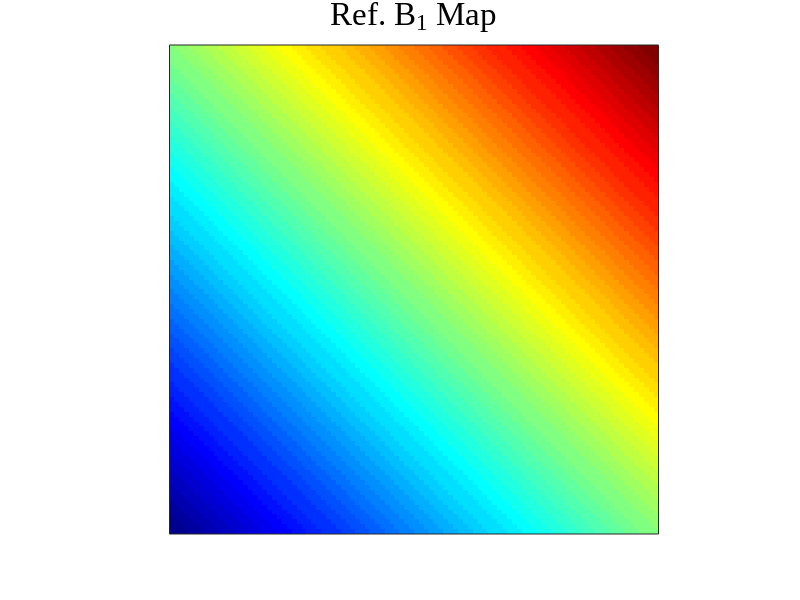
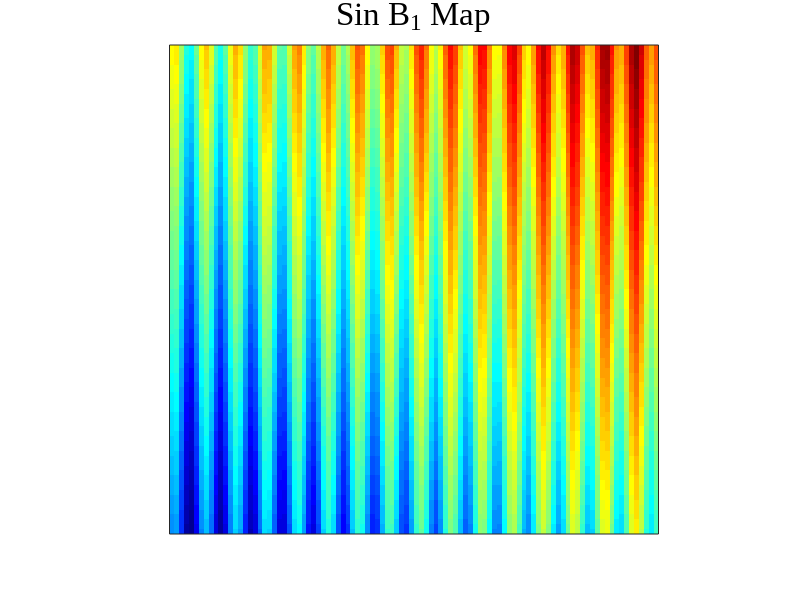
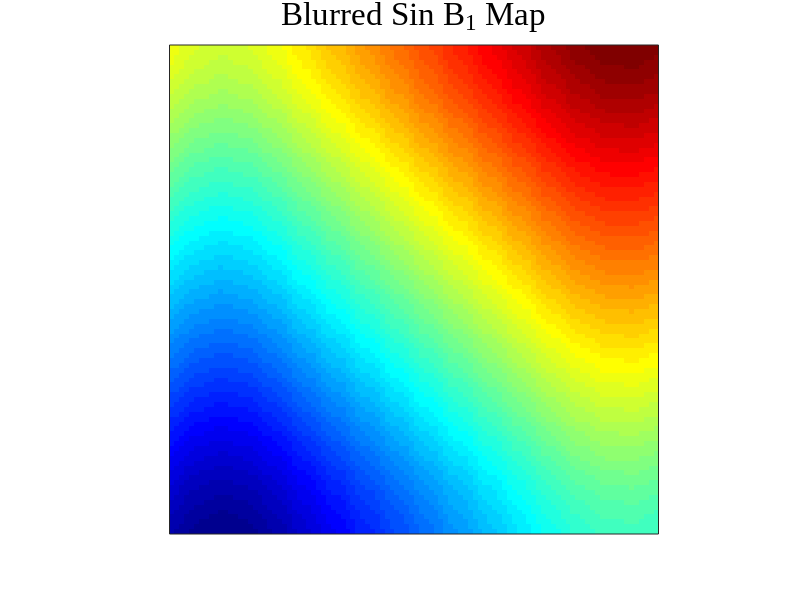
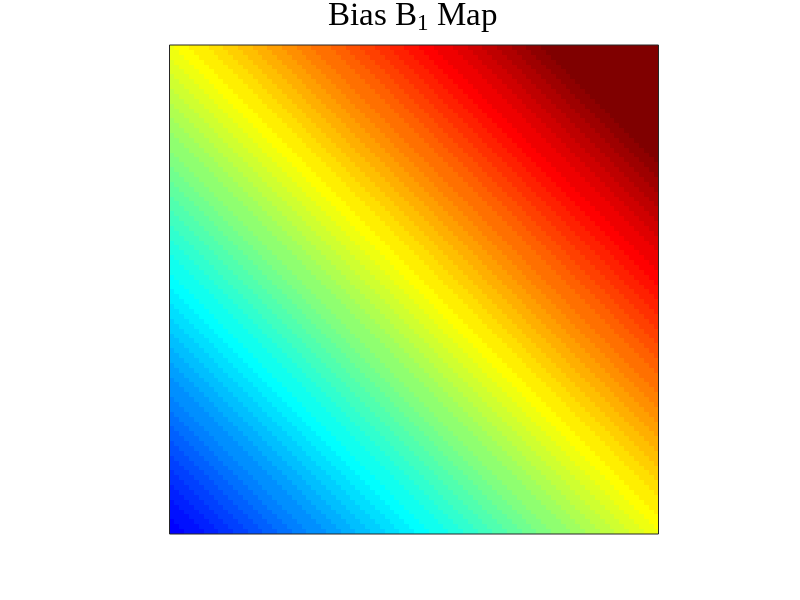

Write the MATLAB code that produced these figures, in order. (Note: this script raises an error after producing the figures.)
%% simuBlurAndHistAnalysis
% Exploratory analysis of to explore why histograms and correlations were 
% used for the paper analysis
%

%% Initial setup
%

clear all
close all
clc

%% Globals
%

figIndex = 0;
imDims = [100, 100];
diagionalRotationAngle = 90;
b1MapRescaleFactor = 0.5;

sinB1MapAmpl = 0.2;
sinB1MapFreq = 1;
%% Generate ideal "Ref" B1 map with diagonal gradient
%

[Xgrad, Ygrad] = meshgrid(1:imDims(1),1:imDims(2));

diagionalGrad = Xgrad+Ygrad;

b1map_tmp = imrotate(diagionalGrad, diagionalRotationAngle); % Rotate to get prefered diagonal orientation, only a visual preference.

b1Map_ref = b1map_tmp./max(b1map_tmp(:))+b1MapRescaleFactor;

figIndex = figIndex+1; figure(figIndex), imagesc(b1Map_ref), axis image, set(gca, 'XTick', [], 'YTick', []), colormap(jet), title('Ref. B_1 Map', 'FontSize', 24, 'FontName', 'TimesNewRoman', 'FontWeight', 'normal')

% Cleanup variables that are of no use anymore
clear b1map_tmp diagionalGrad

%% Create a b1map with sinusoid superimpose to simulate a regular imprecision or artefact
%

sinB1Map = b1Map_ref + sinB1MapAmpl * sin(sinB1MapFreq * Xgrad);

figIndex = figIndex+1; figure(figIndex), imagesc(sinB1Map), axis image, set(gca, 'XTick', [], 'YTick', []), colormap(jet), title('Sin B_1 Map', 'FontSize', 24, 'FontName', 'TimesNewRoman', 'FontWeight', 'normal')

%% Blur sinB1Map to remove artefact
%

blurredSinB1Map = imgaussfilt(sinB1Map, 10);

figIndex = figIndex+1; figure(figIndex), imagesc(blurredSinB1Map), axis image, set(gca, 'XTick', [], 'YTick', []), colormap(jet), title('Blurred Sin B_1 Map', 'FontSize', 24, 'FontName', 'TimesNewRoman', 'FontWeight', 'normal')


%% Create a b1map with a systemic bias
%

biasB1Map = b1Map_ref + 0.1;

figIndex = figIndex+1; figure(figIndex), imagesc(biasB1Map), axis image, set(gca, 'XTick', [], 'YTick', []), colormap(jet), title('Bias B_1 Map', 'FontSize', 24, 'FontName', 'TimesNewRoman', 'FontWeight', 'normal'), caxis([0.5 1.5])

%% Blur biasB1Map to remove artefact
%

blurredBiasB1Map = imgaussfilt(biasB1Map, 10);

figIndex = figIndex+1; figure(figIndex), imagesc(blurredBiasB1Map), axis image, set(gca, 'XTick', [], 'YTick', []), colormap(jet), title('Blurred Bias B_1 Map', 'FontSize', 24, 'FontName', 'TimesNewRoman', 'FontWeight', 'normal')


%% Calculate correlations relative to reference
%

corr_sinB1 = round(corr(b1Map_ref(:), sinB1Map(:)),3);
corr_blurredSinB1 = round(corr(b1Map_ref(:), blurredSinB1Map(:)),3);

corr_biasB1Map = round(corr(b1Map_ref(:), biasB1Map(:)),3);
corr_blurredBiasB1Map = round(corr(b1Map_ref(:), blurredBiasB1Map(:)),3);

%% Plot histograms
%

figIndex = figIndex+1; figure(figIndex), hist(b1Map_ref(:), 25), axis([0.25 1.75 0 1000]), axis square, title('Ref. B_1 Map', 'FontSize', 24, 'FontName', 'TimesNewRoman', 'FontWeight', 'normal')
figIndex = figIndex+1; figure(figIndex), hist(sinB1Map(:), 25), axis([0.25 1.75 0 1000]), axis square, title('Sin B_1 Map', 'FontSize', 24, 'FontName', 'TimesNewRoman', 'FontWeight', 'normal'), text(1.1,900,['Pearson Correlation = ' mat2str(corr_sinB1)], 'FontSize', 12)
figIndex = figIndex+1; figure(figIndex), hist(blurredSinB1Map(:), 25), axis([0.25 1.75 0 1000]), axis square, title('Blurred Sin B_1 Map', 'FontSize', 24, 'FontName', 'TimesNewRoman', 'FontWeight', 'normal'), text(1.1,900,['Pearson Correlation = ' mat2str(corr_sinB1)], 'FontSize', 12)

figIndex = figIndex+1; figure(figIndex), hist(biasB1Map(:), 25), axis([0.25 1.75 0 1000]), axis square, title('Bias B_1 Map', 'FontSize', 24, 'FontName', 'TimesNewRoman', 'FontWeight', 'normal'), text(1.1,900, ['Pearson Correlation = ' mat2str(corr_biasB1Map)], 'FontSize', 12)
figIndex = figIndex+1; figure(figIndex), hist(blurredBiasB1Map(:), 25), axis([0.25 1.75 0 1000]), axis square, title('Blurred Bias B_1 Map', 'FontSize', 24, 'FontName', 'TimesNewRoman', 'FontWeight', 'normal'), text(1.1,900, ['Pearson Correlation = ' mat2str(corr_blurredBiasB1Map)], 'FontSize', 12)

%% Plot overlayed hists
%

% Initialize cell arrays
yFreqB1 = cell(1,5);
xB1     = cell(1,5);

b1Keys = {'Ref. B_1 Map', ['Sin B_1 Map, corr = ' mat2str(corr_sinB1)], ['Bias B_1 Map, corr = ' mat2str(corr_biasB1Map)], ['Blurred Bias B_1 Map, corr = ' mat2str(corr_blurredBiasB1Map)]};

[yFreqB1{1},xB1{1}]=hist(b1Map_ref(:),25);
[yFreqB1{2},xB1{2}]=hist(sinB1Map(:),25);
[yFreqB1{3},xB1{3}]=hist(blurredSinB1Map(:),25);
[yFreqB1{4},xB1{4}]=hist(biasB1Map(:),25);
[yFreqB1{5},xB1{5}]=hist(blurredBiasB1Map(:),25);

colours = lines;
plotHistogram(xB1, yFreqB1, 'B_1 (n.u.)', 'Normalized frequency (n.u.)', b1Keys, colours);
